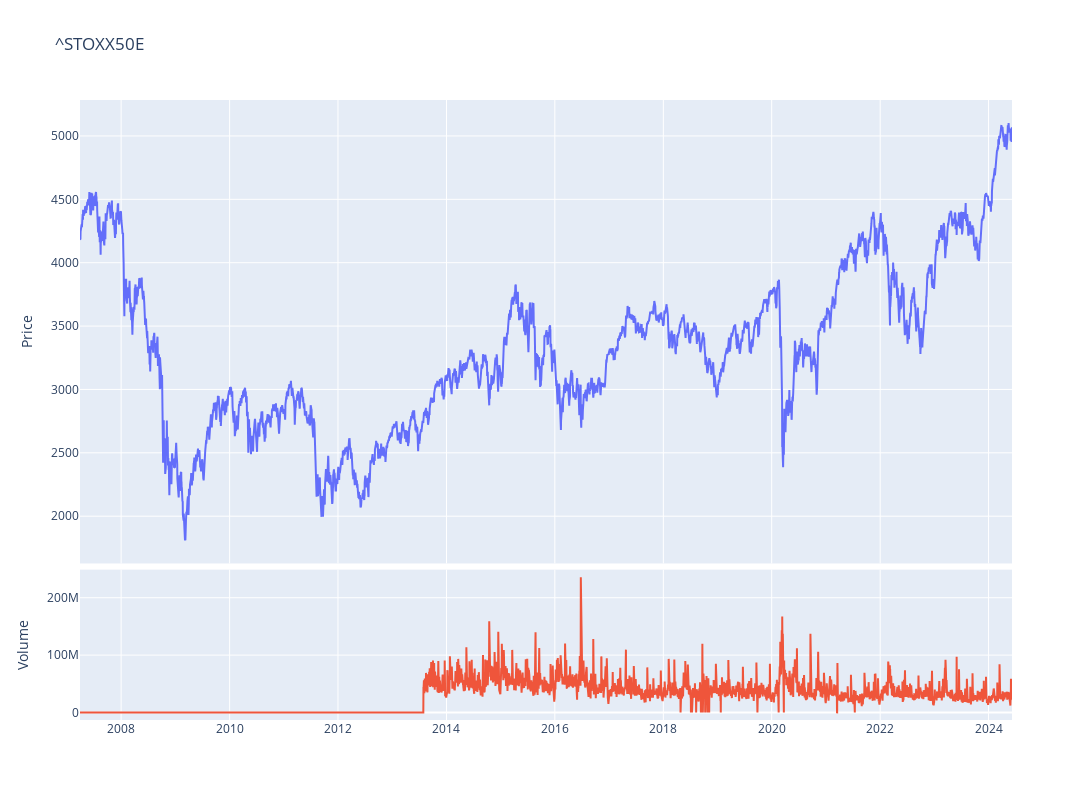

Source (notebook cell):
### Code cell
fig = make_subplots(rows=4, cols=1,shared_xaxes=True,vertical_spacing=0.01,specs=[[{'rowspan':3,'colspan':1}],[None],[None],[{'rowspan':1,'colspan':1}]])

# Graph (1,1)
fig.add_trace(go.Scatter(x=stock_ticker.index,y=stock_ticker['Close'],mode="lines",name=f"{ticker}"),row=1, col=1)
# Update xaxis properties
fig.update_yaxes(title_text="Price", row=1, col=1)

# Graph (4,1)
fig.add_trace(go.Scatter(x=stock_ticker.index,y=stock_ticker['Volume'],mode="lines",name='Volume'),row=4, col=1)
fig.update_yaxes(title_text="Volume", row=4, col=1)

fig.update_layout(height=800, width=1300,showlegend=False,title=f"{ticker}")

fig.show()

### Figure 1 — Plotly figure (JSON) as saved in the notebook; plotly's stock layout.template omitted (floating-point values rounded to 4 significant figures; data arrays with more than 128 entries replaced by an {"elided": "..."} marker saying what was removed)
{"data": [{"mode": "lines", "name": "^STOXX50E", "type": "scatter", "x": {"elided": "4310 str values"}, "xaxis": "x", "y": {"elided": "4310 float values"}, "yaxis": "y"}, {"mode": "lines", "name": "Volume", "type": "scatter", "x": {"elided": "4310 str values"}, "xaxis": "x2", "y": {"elided": "4310 int values"}, "yaxis": "y2"}], "layout": {"height": 800, "showlegend": false, "title": {"text": "^STOXX50E"}, "width": 1300, "xaxis": {"anchor": "y", "domain": [0, 1], "matches": "x2", "showticklabels": false}, "xaxis2": {"anchor": "y2", "domain": [0, 1]}, "yaxis": {"anchor": "x", "domain": [0.2525, 1], "title": {"text": "Price"}}, "yaxis2": {"anchor": "x2", "domain": [0, 0.2425], "title": {"text": "Volume"}}}}
